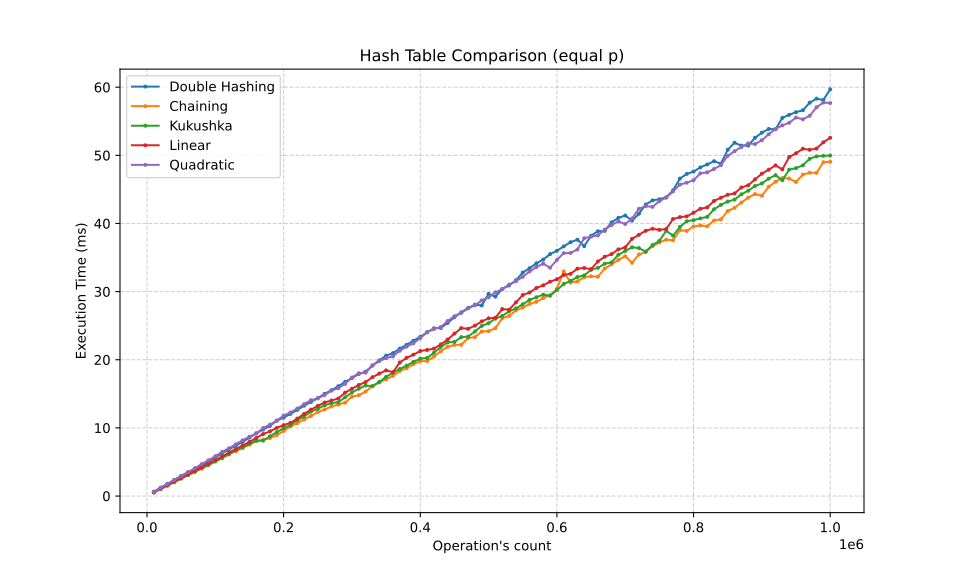

Recreate this plot in Python.
import matplotlib.pyplot as plt

def draw_plots():
    files = ["res1_2h", "res1_cep", "res1_kuk", "res1_lin", "res1_sq"]
    labels = ["Double Hashing", "Chaining", "Kukushka", "Linear", "Quadratic"]

    plt.figure(figsize=(10, 6))

    for i in range(len(files)):
        filename = files[i]
        label_name = labels[i]

        with open(f"table_tests/{filename}", "r") as f:
            times = list(map(float, f))

        lf_axis = [10000 + j * 10000 for j in range(len(times))]

        plt.plot(lf_axis, times, label=label_name, marker='.', markersize=4)

    plt.title("Hash Table Comparison (equal p)")
    plt.xlabel("Operation's count")
    plt.ylabel("Execution Time (ms)")
    plt.grid(True, linestyle='--', alpha=0.6)
    plt.legend()
    
    plt.savefig("table_plot_1.svg")

draw_plots()
